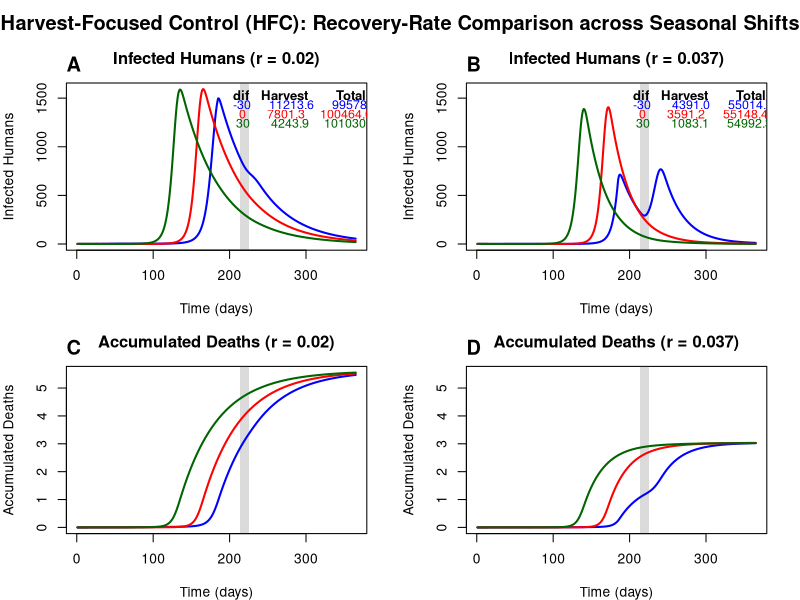

The R source for this figure:
# ===============================
# 4-panel HFC comparison plot
# Panels:
#   A: Infected Humans (HFC, r = 0.02)  + inline table
#   B: Infected Humans (HFC, r = 0.037) + inline table
#   C: Accumulated Deaths (HFC, r = 0.02)
#   D: Accumulated Deaths (HFC, r = 0.037)
# Colors by dif: -30 (blue), 0 (red), 30 (darkgreen)
# ===============================

# ---- Global controls ----
YEARS <- 1
harvest_start <- 213
harvest_duration <- 14
CD <- 30               # control duration
CA <- 30               # yearly control cap (days)
epsilon <- 0.5         # control intensity
gamma <- 0.05
alpha <- 100 * gamma   # health-impact weight on deaths
Omega_default <- 1     # default DFC threshold (not directly used here but kept for parity)

# ===============================
# Simulation for a given dif (UPDATED to allow r_val and Omega_thr)
# ===============================
run_simulation_with_dif <- function(dif_value, r_val = 0.037, Omega_thr = Omega_default) {
  # Parameters (tweak as needed)
  b_H     <- (30/1000)/365
  beta_H  <- 0.000015
  mu_H    <- (8.6/1000)/365
  r       <- r_val                        # <—— recovery rate is now configurable
  eta_M   <- 2
  beta_M  <- 0.000030
  mu_M    <- 1/13
  delta_H <- 0.000055
  years   <- YEARS
  duration <- 365 * years
  
  # Initialize arrays
  B_SH <- B_IH <- B_RH <- B_DH <- B_new_infH <- numeric(duration + 1)
  B_SM <- B_IM <- B_NM <- numeric(duration + 1)
  
  D_SH <- D_IH <- D_RH <- D_DH <- D_new_infH <- numeric(duration + 1)
  D_SM <- D_IM <- D_NM <- numeric(duration + 1)
  
  H_SH <- H_IH <- H_RH <- H_DH <- H_new_infH <- numeric(duration + 1)
  H_SM <- H_IM <- H_NM <- numeric(duration + 1)
  
  # Control variables
  DFC <- DFC_count <- HFC <- HFC_count <- seasonality <- numeric(duration + 1)
  
  # Initial conditions
  B_SH[1] <- 2000; B_IH[1] <- 1; B_RH[1] <- 0; B_DH[1] <- 0; B_new_infH[1] <- 0
  B_SM[1] <- 1000; B_IM[1] <- 0; B_NM[1] <- 1000
  
  D_SH[1] <- 2000; D_IH[1] <- 1; D_RH[1] <- 0; D_DH[1] <- 0; D_new_infH[1] <- 0
  D_SM[1] <- 1000; D_IM[1] <- 0; D_NM[1] <- 1000
  
  H_SH[1] <- 2000; H_IH[1] <- 1; H_RH[1] <- 0; H_DH[1] <- 0; H_new_infH[1] <- 0
  H_SM[1] <- 1000; H_IM[1] <- 0; H_NM[1] <- 1000
  
  DFC[1] <- 0; DFC_count[1] <- 0; HFC[1] <- 0; HFC_count[1] <- 0
  seasonality[1] <- 0.5 * cos(((2 * pi)/365) * (1 + 150 + dif_value)) + 0.5
  
  current_exceeds_threshold_prev <- 0
  total_control_applied_this_year <- 0
  current_year <- 1
  
  for (t in 1:duration) {
    if (t > 1 && (t-1) %% 365 == 0) {
      current_year <- current_year + 1
      total_control_applied_this_year <- 0
    }
    
    # Seasonality with dif
    seasonality[t + 1] <- 0.5 * cos(((2 * pi)/365) * ((t + 1) + 150 + dif_value)) + 0.5
    
    # ---------- Baseline ----------
    B_SH[t + 1] <- max(0, B_SH[t] + (B_SH[t] + B_IH[t] + B_RH[t]) * b_H -
                         min(B_SH[t], beta_H * B_IM[t] * B_SH[t]) - mu_H * B_SH[t])
    B_IH[t + 1] <- max(0, B_IH[t] + min(B_SH[t], beta_H * B_IM[t] * B_SH[t]) -
                         r * B_IH[t] - mu_H * B_IH[t] - delta_H * B_IH[t])
    B_RH[t + 1] <- max(0, B_RH[t] + min(B_IH[t], r * B_IH[t]) - mu_H * B_RH[t])
    B_DH[t + 1] <- B_DH[t] + delta_H * B_IH[t]
    B_new_infH[t + 1] <- min(B_SH[t], beta_H * B_IM[t] * B_SH[t])
    
    B_new_mosquitoes <- (B_IH[1] + B_SH[1]) * eta_M * seasonality[t]
    B_SM[t + 1] <- max(0, B_SM[t] + B_new_mosquitoes -
                         min(B_SM[t], beta_M * B_IH[t] * B_SM[t]) -
                         (mu_M * (1 - seasonality[t])) * B_SM[t])
    B_IM[t + 1] <- max(0, B_IM[t] + min(B_SM[t], beta_M * B_IH[t] * B_SM[t]) -
                         (mu_M * (1 - seasonality[t])) * B_IM[t])
    B_NM[t + 1] <- B_SM[t + 1] + B_IM[t + 1]
    
    # ---------- Disease-Focused Control (DFC) ----------
    D_SH[t + 1] <- max(0, D_SH[t] + (D_SH[t] + D_IH[t] + D_RH[t]) * b_H -
                         min(D_SH[t], beta_H * D_IM[t] * D_SH[t]) - mu_H * D_SH[t])
    D_IH[t + 1] <- max(0, D_IH[t] + min(D_SH[t], beta_H * D_IM[t] * D_SH[t]) -
                         r * D_IH[t] - mu_H * D_IH[t] - delta_H * D_IH[t])
    D_RH[t + 1] <- max(0, D_RH[t] + min(D_IH[t], r * D_IH[t]) - mu_H * D_RH[t])
    D_DH[t + 1] <- D_DH[t] + delta_H * D_IH[t]
    D_new_infH[t + 1] <- min(D_SH[t], beta_H * D_IM[t] * D_SH[t])
    
    D_new_mosquitoes <- (D_IH[1] + D_SH[1]) * eta_M * seasonality[t]
    D_SM[t + 1] <- max(0, D_SM[t] + D_new_mosquitoes -
                         min(D_SM[t], beta_M * D_IH[t] * D_SM[t]) -
                         (mu_M * (1 - seasonality[t])) * D_SM[t] - DFC[t] * D_SM[t])
    D_IM[t + 1] <- max(0, D_IM[t] + min(D_SM[t], beta_M * D_IH[t] * D_SM[t]) -
                         (mu_M * (1 - seasonality[t])) * D_IM[t] - DFC[t] * D_IM[t])
    D_NM[t + 1] <- D_SM[t + 1] + D_IM[t + 1]
    
    # ---------- Harvest-Focused Control (HFC) ----------
    H_SH[t + 1] <- max(0, H_SH[t] + (H_SH[t] + H_IH[t] + H_RH[t]) * b_H -
                         min(H_SH[t], beta_H * H_IM[t] * H_SH[t]) - mu_H * H_SH[t])
    H_IH[t + 1] <- max(0, H_IH[t] + min(H_SH[t], beta_H * H_IM[t] * H_SH[t]) -
                         r * H_IH[t] - mu_H * H_IH[t] - delta_H * H_IH[t])
    H_RH[t + 1] <- max(0, H_RH[t] + min(H_IH[t], r * H_IH[t]) - mu_H * H_RH[t])
    H_DH[t + 1] <- H_DH[t] + delta_H * H_IH[t]
    H_new_infH[t + 1] <- min(H_SH[t], beta_H * H_IM[t] * H_SH[t])
    
    H_new_mosquitoes <- (H_IH[1] + H_SH[1]) * eta_M * seasonality[t]
    H_SM[t + 1] <- max(0, H_SM[t] + H_new_mosquitoes -
                         min(H_SM[t], beta_M * H_IH[t] * H_SM[t]) -
                         (mu_M * (1 - seasonality[t])) * H_SM[t] - HFC[t] * H_SM[t])
    H_IM[t + 1] <- max(0, H_IM[t] + min(H_SM[t], beta_M * H_IH[t] * H_SM[t]) -
                         (mu_M * (1 - seasonality[t])) * H_IM[t] - HFC[t] * H_IM[t])
    H_NM[t + 1] <- H_SM[t + 1] + H_IM[t + 1]
    
    # ---------- Control logic ----------
    # DFC trigger (uses Omega_thr, though DFC results aren't plotted here)
    current_health_impact <- gamma * D_IH[t] + alpha * D_DH[t]
    current_exceeds_threshold <- as.numeric(current_health_impact > Omega_thr)
    previous_exceeds_threshold <- if (t == 1) 0 else current_exceeds_threshold_prev
    
    # DFC trigger + duration + cap
    if (DFC_count[t] == 0) {
      if (current_exceeds_threshold > 0 && previous_exceeds_threshold <= 0 &&
          total_control_applied_this_year < CA) {
        DFC_count[t + 1] <- 1
      } else {
        DFC_count[t + 1] <- 0
      }
    } else {
      if (DFC_count[t] < CD && total_control_applied_this_year < CA) {
        DFC_count[t + 1] <- DFC_count[t] + 1
      } else {
        DFC_count[t + 1] <- 0
      }
    }
    
    if (DFC_count[t + 1] > 0 && DFC_count[t + 1] <= CD &&
        total_control_applied_this_year < CA) {
      DFC[t + 1] <- epsilon
      total_control_applied_this_year <- total_control_applied_this_year + 1
    } else {
      DFC[t + 1] <- 0
    }
    current_exceeds_threshold_prev <- current_exceeds_threshold
    
    # HFC schedule (CD days ending right before harvest start)
    current_harvest_start <- harvest_start + 365 * (current_year - 1)
    if (HFC_count[t] == 0) {
      if (t + CD == current_harvest_start) {
        HFC_count[t + 1] <- 1
      } else {
        HFC_count[t + 1] <- 0
      }
    } else {
      if (HFC_count[t] < CD) {
        HFC_count[t + 1] <- HFC_count[t] + 1
      } else {
        HFC_count[t + 1] <- 0
      }
    }
    HFC[t + 1] <- if (HFC_count[t + 1] > 0 && HFC_count[t + 1] <= CD) epsilon else 0
  }
  
  list(
    dif = dif_value,
    baseline = list(
      IH_timeseries    = B_IH,
      DH_timeseries    = B_DH,
      NM_timeseries    = B_NM,
      total_infections = sum(B_IH),
      peak_infections  = max(B_IH),
      total_deaths     = B_DH[length(B_DH)],
      final_infected   = B_IH[length(B_IH)],
      new_infH_timeseries = B_new_infH
    ),
    disease_control = list(
      IH_timeseries    = D_IH,
      DH_timeseries    = D_DH,
      NM_timeseries    = D_NM,
      DFC_timeseries   = DFC,
      total_infections = sum(D_IH),
      peak_infections  = max(D_IH),
      total_deaths     = D_DH[length(D_DH)],
      final_infected   = D_IH[length(D_IH)],
      new_infH_timeseries = D_new_infH,
      control_days     = sum(DFC > 0)
    ),
    harvest_control = list(
      IH_timeseries    = H_IH,
      DH_timeseries    = H_DH,
      NM_timeseries    = H_NM,
      HFC_timeseries   = HFC,
      total_infections = sum(H_IH),
      peak_infections  = max(H_IH),
      total_deaths     = H_DH[length(H_DH)],
      final_infected   = H_IH[length(H_IH)],
      new_infH_timeseries = H_new_infH,
      control_days     = sum(HFC > 0)
    ),
    seasonality = seasonality
  )
}

# ===============================
# Helpers
# ===============================
# IH person-days during the harvest window (safe across years)
calculate_harvest_infections <- function(IH_timeseries,
                                         years = YEARS,
                                         hs = harvest_start,
                                         hd = harvest_duration) {
  total <- 0
  for (yr in 1:years) {
    start_day <- hs + 365 * (yr - 1)
    end_day   <- start_day + hd - 1
    idx <- start_day:end_day
    idx <- idx[idx >= 1 & idx <= length(IH_timeseries)]
    if (length(idx) > 0) total <- total + sum(IH_timeseries[idx], na.rm = TRUE)
  }
  total
}

# Harvest shading helper (for base R panels)
shade_harvest <- function() {
  usr <- par("usr")
  rect(harvest_start, usr[3],
       harvest_start + harvest_duration - 1, usr[4],
       col = rgb(0.3, 0.3, 0.3, 0.2), border = NA)
}

# ===============================
# Run HFC packs and build the 4-panel plot
# ===============================
dif_levels   <- c(-30, 0, 30)
curve_colors <- c("blue", "red", "darkgreen")
line_types   <- c(1, 1, 1)              # all solid
time_days    <- 1:(365 * YEARS)

# Helper to run HFC-only sims at a given r and compute table/ylims
run_hfc_pack <- function(r_here) {
  res_list <- list()
  table_df <- data.frame()
  for (dv in dif_levels) {
    sim <- run_simulation_with_dif(dv, r_val = r_here, Omega_thr = Omega_default)
    base_total <- sim$baseline$total_infections
    hfc        <- sim$harvest_control
    
    h_pd    <- calculate_harvest_infections(hfc$IH_timeseries, years = YEARS,
                                            hs = harvest_start, hd = harvest_duration)
    tot_IH  <- hfc$total_infections
    effort  <- sum(hfc$HFC_timeseries, na.rm = TRUE)
    eff     <- if (effort > 0) (base_total - tot_IH) / effort else NA_real_
    
    table_df <- rbind(table_df, data.frame(
      dif = dv,
      harvest_infections = round(h_pd, 1),
      total_infections   = round(tot_IH, 1),
      efficacy           = round(eff, 3)
    ))
    res_list[[as.character(dv)]] <- hfc
  }
  ymax_IH <- max(sapply(res_list, function(x) max(x$IH_timeseries[time_days], na.rm = TRUE)), na.rm = TRUE)
  ymax_DH <- max(sapply(res_list, function(x) max(x$DH_timeseries[time_days], na.rm = TRUE)), na.rm = TRUE)
  if (!is.finite(ymax_IH) || ymax_IH <= 0) ymax_IH <- 1
  if (!is.finite(ymax_DH) || ymax_DH <= 0) ymax_DH <- 1
  list(series = res_list, table = table_df, ymax_IH = ymax_IH, ymax_DH = ymax_DH)
}

pack_r002  <- run_hfc_pack(0.02)
pack_r0037 <- run_hfc_pack(0.037)

# Use common y-lims across rows for clean comparison
ymax_IH_both <- max(pack_r002$ymax_IH, pack_r0037$ymax_IH)
ymax_DH_both <- max(pack_r002$ymax_DH, pack_r0037$ymax_DH)

# ---- Plotting ----
png("HFC_r_comparison_dif_-30_0_30_4panel.png",
    width = 11, height = 8.5, units = "in", res = 300)

par(mfrow = c(2, 2), mar = c(4, 4, 3, 2), oma = c(0, 0, 2, 0))

# Panel A: Infected Humans, r = 0.02
plot(1, type = "n", xlim = c(1, 365), ylim = c(0, ymax_IH_both),
     xlab = "Time (days)", ylab = "Infected Humans",
     main = "Infected Humans (r = 0.02)")
mtext("A", side=3, adj=0, line=0.5, font=2, cex=1.2)
shade_harvest()
for (i in seq_along(dif_levels)) {
  key <- as.character(dif_levels[i])
  lines(time_days, pack_r002$series[[key]]$IH_timeseries[time_days],
        col = curve_colors[i], lty = line_types[i], lwd = 2)
}
# Inline table (colored rows)
legend_x <- 365 * 0.53
legend_y <- ymax_IH_both * 0.95
line_h   <- ymax_IH_both * 0.06
text(legend_x, legend_y, "dif   Harvest       Total        Eff", font = 2, cex = 0.95, pos = 4)
for (i in seq_len(nrow(pack_r002$table))) {
  ry <- legend_y - i * line_h
  txt <- sprintf("%3d %12.1f %12.1f %9.3f",
                 pack_r002$table$dif[i],
                 pack_r002$table$harvest_infections[i],
                 pack_r002$table$total_infections[i],
                 pack_r002$table$efficacy[i])
  text(legend_x, ry, txt, col = curve_colors[i], cex = 0.9, pos = 4)
}

# Panel B: Infected Humans, r = 0.037
plot(1, type = "n", xlim = c(1, 365), ylim = c(0, ymax_IH_both),
     xlab = "Time (days)", ylab = "Infected Humans",
     main = "Infected Humans (r = 0.037)")
mtext("B", side=3, adj=0, line=0.5, font=2, cex=1.2)
shade_harvest()
for (i in seq_along(dif_levels)) {
  key <- as.character(dif_levels[i])
  lines(time_days, pack_r0037$series[[key]]$IH_timeseries[time_days],
        col = curve_colors[i], lty = line_types[i], lwd = 2)
}
# Inline table (colored rows)
legend_x <- 365 * 0.53
legend_y <- ymax_IH_both * 0.95
line_h   <- ymax_IH_both * 0.06
text(legend_x, legend_y, "dif   Harvest       Total        Eff", font = 2, cex = 0.95, pos = 4)
for (i in seq_len(nrow(pack_r0037$table))) {
  ry <- legend_y - i * line_h
  txt <- sprintf("%3d %12.1f %12.1f %9.3f",
                 pack_r0037$table$dif[i],
                 pack_r0037$table$harvest_infections[i],
                 pack_r0037$table$total_infections[i],
                 pack_r0037$table$efficacy[i])
  text(legend_x, ry, txt, col = curve_colors[i], cex = 0.9, pos = 4)
}

# Panel C: Accumulated Deaths, r = 0.02
plot(1, type = "n", xlim = c(1, 365), ylim = c(0, ymax_DH_both),
     xlab = "Time (days)", ylab = "Accumulated Deaths",
     main = "Accumulated Deaths (r = 0.02)")
mtext("C", side=3, adj=0, line=0.5, font=2, cex=1.2)
shade_harvest()
for (i in seq_along(dif_levels)) {
  key <- as.character(dif_levels[i])
  lines(time_days, pack_r002$series[[key]]$DH_timeseries[time_days],
        col = curve_colors[i], lty = line_types[i], lwd = 2)
}

# Panel D: Accumulated Deaths, r = 0.037
plot(1, type = "n", xlim = c(1, 365), ylim = c(0, ymax_DH_both),
     xlab = "Time (days)", ylab = "Accumulated Deaths",
     main = "Accumulated Deaths (r = 0.037)")
mtext("D", side=3, adj=0, line=0.5, font=2, cex=1.2)
shade_harvest()
for (i in seq_along(dif_levels)) {
  key <- as.character(dif_levels[i])
  lines(time_days, pack_r0037$series[[key]]$DH_timeseries[time_days],
        col = curve_colors[i], lty = line_types[i], lwd = 2)
}

mtext("Harvest-Focused Control (HFC): Recovery-Rate Comparison across Seasonal Shifts",
      outer = TRUE, cex = 1.2, font = 2)

dev.off()

cat("\nSaved: HFC_r_comparison_dif_-30_0_30_4panel-new.png\n")
